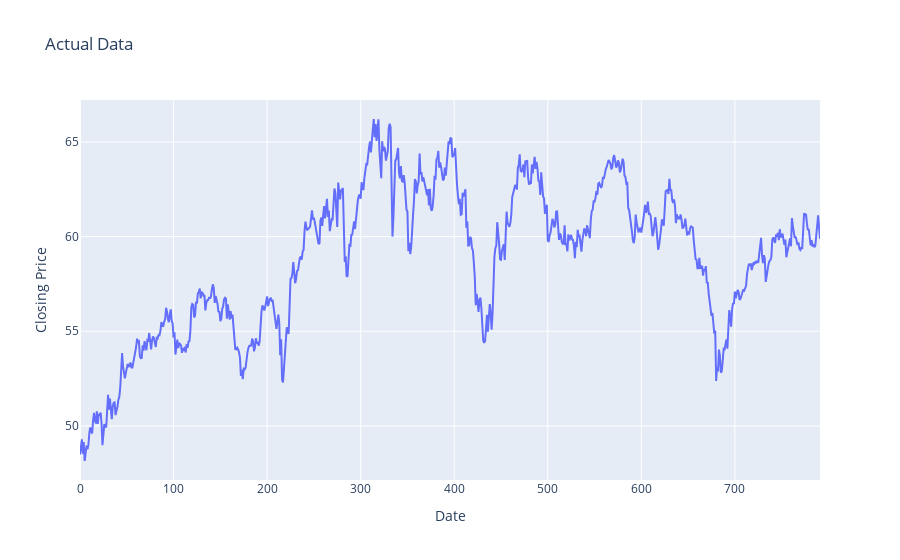

Notebook source saved alongside this figure:
### Code cell
# Create traces
trace1 = go.Scatter(x=df2.index, y=df2['Close'], mode='lines', name='Actual Data', line=dict(width=2))

# Plot layout
layout = go.Layout(
    title='Actual Data',
    xaxis=dict(title='Date'),
    yaxis=dict(title='Closing Price'),
    legend=dict(x=0, y=1, traceorder="normal")
)

# Create figure
fig = go.Figure(data=[trace1], layout=layout)

# Show plot
fig.show()

### Figure 1 — Plotly figure (JSON) as saved in the notebook; plotly's stock layout.template omitted (floating-point values rounded to 4 significant figures; data arrays with more than 128 entries replaced by an {"elided": "..."} marker saying what was removed)
{"data": [{"line": {"width": 2}, "mode": "lines", "name": "Actual Data", "type": "scatter", "x": {"elided": "792 int values"}, "y": {"elided": "792 float values"}}], "layout": {"autosize": true, "legend": {"traceorder": "normal", "x": 0, "y": 1}, "title": {"text": "Actual Data"}, "xaxis": {"autorange": true, "range": [0, 791], "title": {"text": "Date"}, "type": "linear"}, "yaxis": {"autorange": true, "range": [47.15, 67.21], "title": {"text": "Closing Price"}, "type": "linear"}}}
